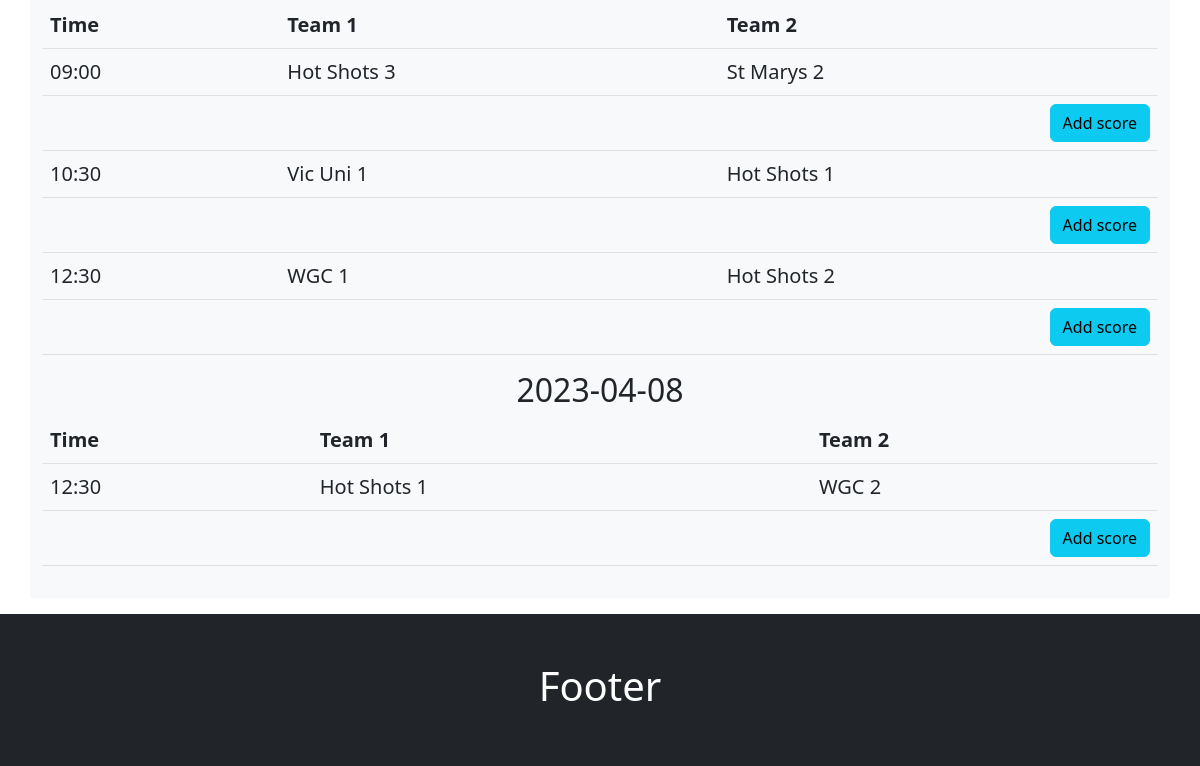
The page /draw (lower part) on the database as committed earlier.
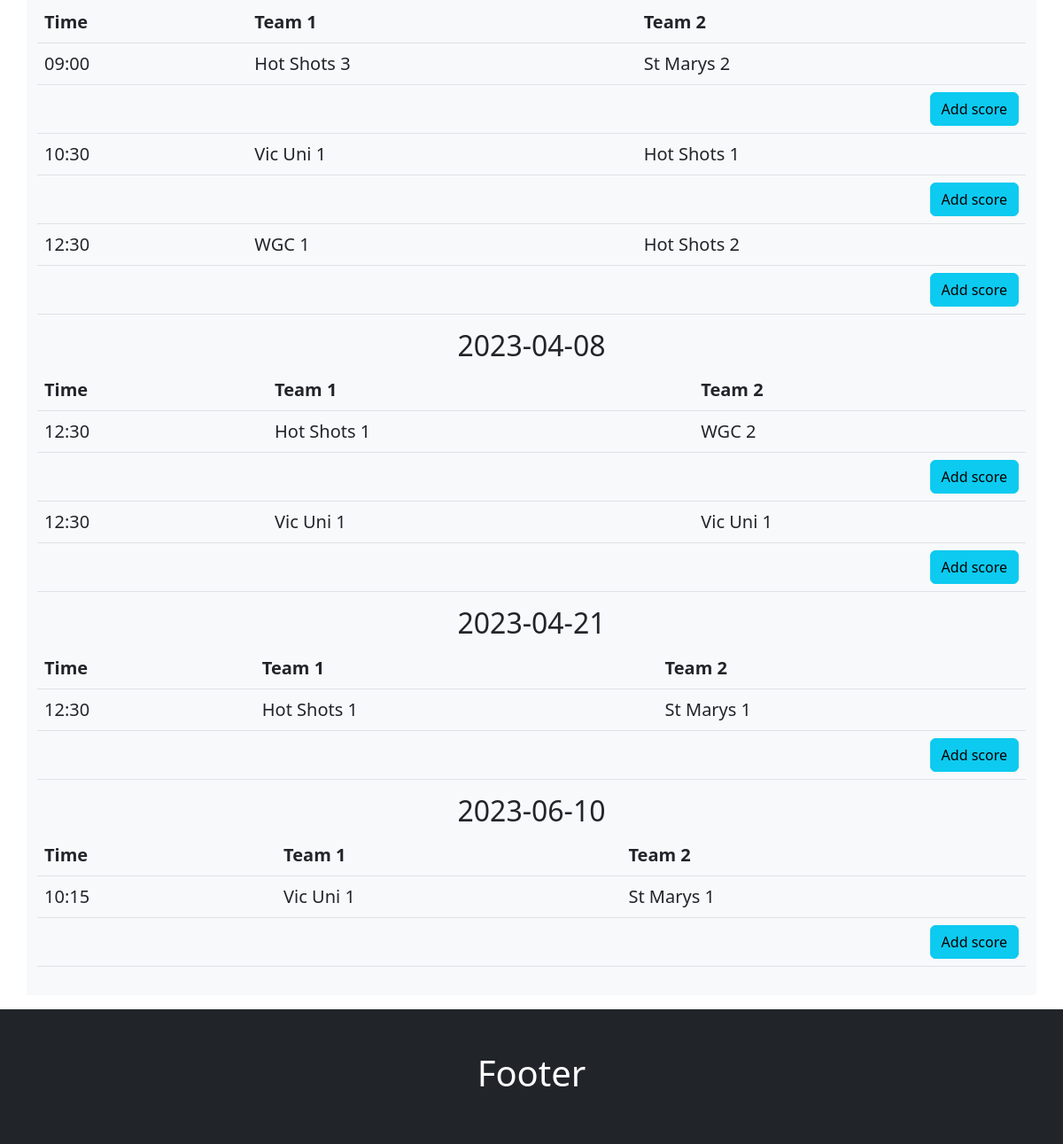
The same page on the database as committed later.
### tables this page shows
CREATE TABLE draw
(
    draw_id   integer primary key autoincrement,
    draw_date date    not null,
    team_1    integer not null,
    score_1   integer,
    team_2    integer not null,
    score_2   integer,
    foreign key (team_1) references team (team_id),
    foreign key (team_2) references team (team_id),
    unique(draw_date,team_1,team_2)
);

CREATE TABLE team(
    team_id integer primary key autoincrement ,
    team_name text not null unique
);

### server.py (the view)
@app.route('/draw')
def draw():
    sql = """ select d.draw_id as "game_id",
    strftime('%Y-%m-%d ', d.draw_date) as "Date",
    strftime('%H:%M', d.draw_date) as "Time",
    b.team_name as "team_1",
    c.team_name as "team_2"
    from draw d
    join team b on  d.team_1 = b.team_id
    join team c on  d.team_2 = c.team_id """
    draw = run_search_query_tuples(sql, (), db_path, True)
    return render_template("draw.html", games=draw)

### db_functions.py (called while the page is built)
def run_search_query_tuples(sql_query,values_tuple, file_path, rowfactory=False):
    result = None
    try:
        db = sqlite3.connect(file_path)
        if rowfactory:
            db.row_factory = sqlite3.Row
        cursor = db.cursor()
        cursor.execute(sql_query,values_tuple)
        result = cursor.fetchall()
        cursor.close()
    except sqlite3.Error as error:
        print("Error running search query tuples: {}".format(error))
        return None
    db.close()
    if result is None:
        print("No search values were found")
    return result

### templates/draw.html (shortened to what this page needs)
{% extends "layout.html" %}
{% block content %}
<div class="container bg-light my-3 py-3">
{% set ns=namespace(drawdate = "") %}
{% for row in games %}
    {% if ns.drawdate != row['Date'] %}
        {% set ns.drawdate=row['Date'] %}
        </table>
        <h2 class="text-center">{{ns.drawdate}}</h2>
        <table class="table  mx-auto">
        <thead>
        <tr><th>Time</th><th>Team 1</th><th>Team 2</th></tr>
        </thead>
    {% endif %}
    <tr><td>{{ row['Time'] }}</td><td> {{ row['team_1'] }}</td><td>{{ row['team_2'] }}</td></tr>
     <tr><td colspan="4" class="text-end"><a class="btn btn-info" href="{{ url_for('addscore' , id=row['game_id'] ) }}" role="button">Add score</a></td> </tr>
{% endfor %}
</table>
    </div>
{% endblock %}

Rows that differ between the two databases and show on the page:
added draw: Time "12:30", team_1 "Vic Uni 1", team_2 "Vic Uni 1"
added draw: drawdate "2023-04-21", Time "12:30", team_1 "Hot Shots 1", team_2 "St Marys 1"
added draw: drawdate "2023-06-10", Time "10:15", team_1 "Vic Uni 1", team_2 "St Marys 1"
